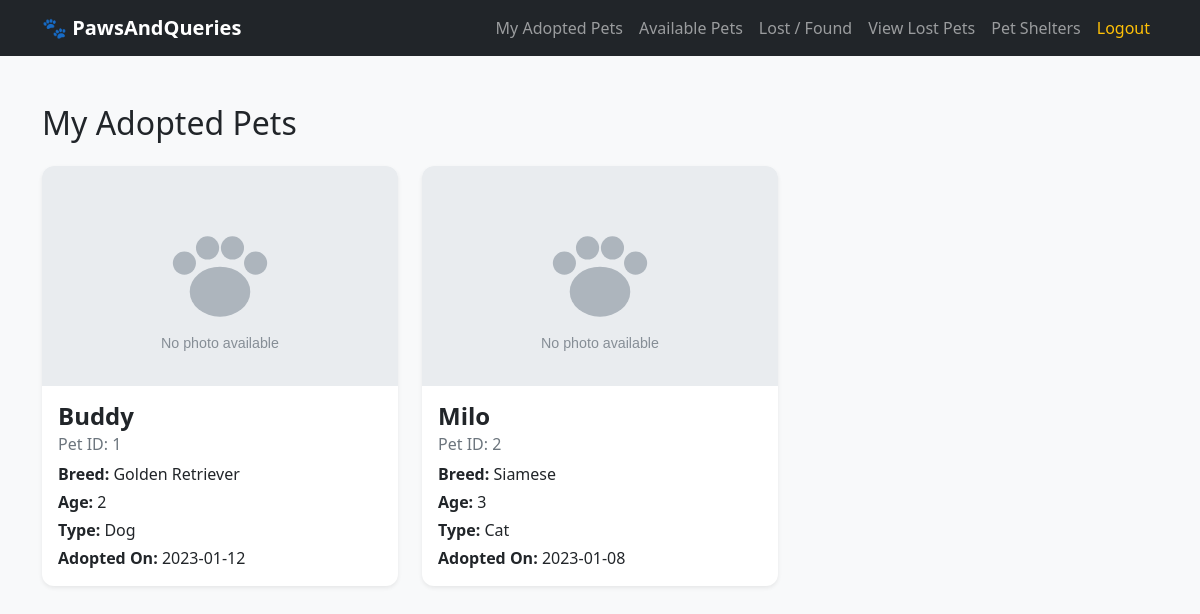
Page /my_pets.php (signed in) on the committed database.
### tables this page shows
CREATE TABLE `ownedpets` (
    `Pet_id`       INT  NOT NULL,
    `User_id`      INT  NOT NULL,
    `ApprovalDate` DATE DEFAULT NULL,
    PRIMARY KEY (`Pet_id`, `User_id`),
    KEY `idx_owned_user` (`User_id`),
    CONSTRAINT `fk_owned_pet`  FOREIGN KEY (`Pet_id`)  REFERENCES `pet` (`Pet_id`),
    CONSTRAINT `fk_owned_user` FOREIGN KEY (`User_id`) REFERENCES `user` (`User_id`)
);

CREATE TABLE `pet` (
    `Pet_id`         INT          NOT NULL AUTO_INCREMENT,
    `Name`           VARCHAR(50)  DEFAULT NULL,
    `Type`           VARCHAR(50)  DEFAULT NULL,
    `Breed`          VARCHAR(50)  DEFAULT NULL,
    `Age`            INT          DEFAULT NULL,
    `AdoptionStatus` TINYINT(1)   DEFAULT 0,
    `Image_url`      VARCHAR(255) DEFAULT NULL,
    PRIMARY KEY (`Pet_id`)
);

### helpers.php (called while the page is built, shortened)
<?php
function e(?string $value): string
{
    return htmlspecialchars((string) $value, ENT_QUOTES, 'UTF-8');
}

### my_pets.php (the view, shortened to what this page needs)
<?php
require 'db.php';
require 'helpers.php';
$user_id = $_SESSION['user']['User_id'];
$stmt = $pdo->prepare('
    SELECT p.Pet_id, p.Name, p.Breed, p.Age, p.Type, p.Image_url, op.ApprovalDate
    FROM pet p
    INNER JOIN ownedpets op ON p.Pet_id = op.Pet_id
    WHERE op.User_id = ?
');
$stmt->execute([$user_id]);
$pets = $stmt->fetchAll();
?>
<!DOCTYPE html>
<html lang="en">
<head>
    <link rel="stylesheet" href="https://cdn.jsdelivr.net/npm/bootstrap@5.2.3/dist/css/bootstrap.min.css">
    <link rel="stylesheet" href="styles.css">
</head>
<body class="bg-light">
<?php include 'user_header.php'; ?>
<div class="container py-5">
    <h2 class="mb-4">My Adopted Pets</h2>
    <div class="row">
        <?php if (count($pets) > 0): ?>
            <?php foreach ($pets as $pet): ?>
                <div class="col-md-4 mb-4">
                    <div class="card pet-card shadow-sm h-100">
                        <img src=".<?= e($pet['Image_url']) ?>"
                             alt="Picture of <?= e($pet['Name']) ?>"
                             class="card-img-top"
                             onerror="this.onerror=null; this.src='images/placeholder.svg';">
                        <div class="card-body">
                            <h4 class="card-title"><?= e($pet['Name']) ?></h4>
                            <h6 class="card-subtitle mb-2 text-muted">Pet ID: <?= e((string) $pet['Pet_id']) ?></h6>
                            <p class="card-text mb-1"><strong>Breed:</strong> <?= e($pet['Breed']) ?></p>
                            <p class="card-text mb-1"><strong>Age:</strong> <?= e((string) $pet['Age']) ?></p>
                            <p class="card-text mb-1"><strong>Type:</strong> <?= e($pet['Type']) ?></p>
                            <p class="card-text mb-0"><strong>Adopted On:</strong> <?= e((string) $pet['ApprovalDate']) ?></p>
                        </div>
                    </div>
                </div>
            <?php endforeach; ?>
        <?php else: ?>
            <div class="col-12">
                <div class="alert alert-info">You haven't adopted any pets yet.</div>
            </div>
        <?php endif; ?>
    </div>
</div>
</body>
</html>

### user_header.php (shortened to what this page needs)
<nav class="navbar navbar-expand-lg navbar-dark bg-dark">
    <div class="container">
        <a class="navbar-brand fw-bold" href="index.php">🐾 PawsAndQueries</a>
        <div class="collapse navbar-collapse" id="navbarNav">
            <ul class="navbar-nav ms-auto">
                <li class="nav-item"><a class="nav-link" href="my_pets.php">My Adopted Pets</a></li>
                <li class="nav-item"><a class="nav-link" href="adopt_pet.php">Available Pets</a></li>
                <li class="nav-item"><a class="nav-link" href="report_lost.php">Lost / Found</a></li>
                <li class="nav-item"><a class="nav-link" href="lostpets.php">View Lost Pets</a></li>
                <li class="nav-item"><a class="nav-link" href="pet_shelter.php">Pet Shelters</a></li>
                <li class="nav-item"><a class="nav-link link-warning" href="logout.php">Logout</a></li>
            </ul>
        </div>
    </div>
</nav>

### styles.css (style rules this page uses)
:root { --pq-accent: #009b77; --pq-dark: #2e3236; }
body { background-color: #f6f7f9; }
.pet-card { border: none; border-radius: 0.75rem; overflow: hidden; transition: transform 0.2s ease, box-shadow 0.2s ease; }
.pet-card .card-img-top { height: 220px; object-fit: cover; }
.pet-card .card-title { font-weight: 600; }

### rows in the picture
ownedpets: Pet.Name "Buddy", Pet.Pet_id "1", Pet.Breed "Golden Retriever", Pet.Age "2", Pet.Type "Dog", ApprovalDate "2023-01-12"
ownedpets: Pet.Name "Milo", Pet.Pet_id "2", Pet.Breed "Siamese", Pet.Age "3", Pet.Type "Cat", ApprovalDate "2023-01-08"
